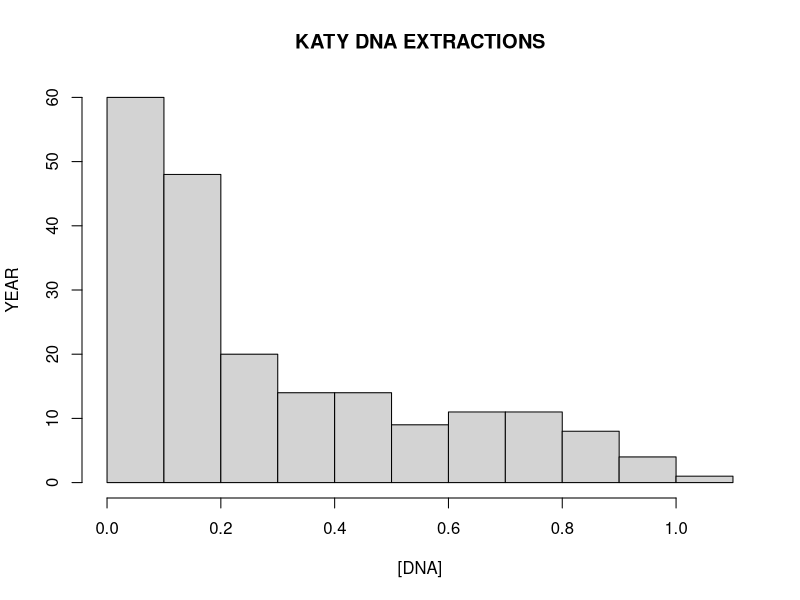
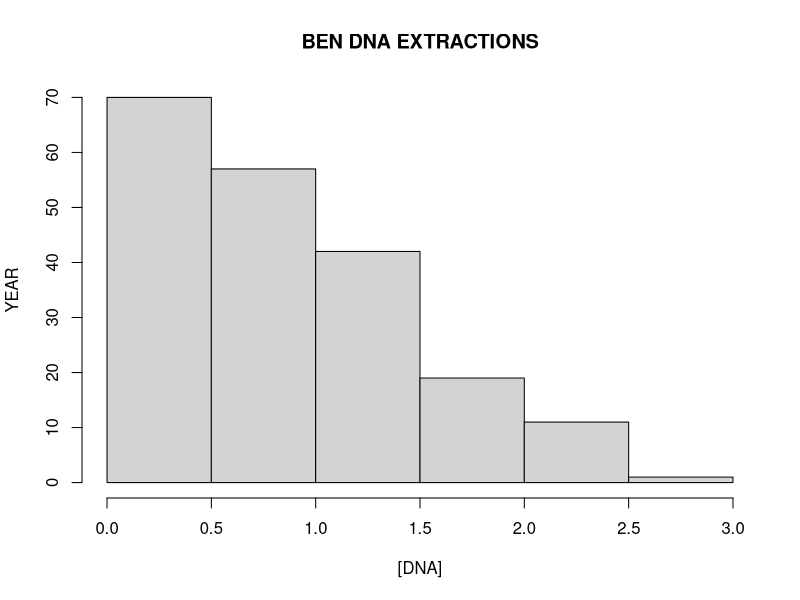
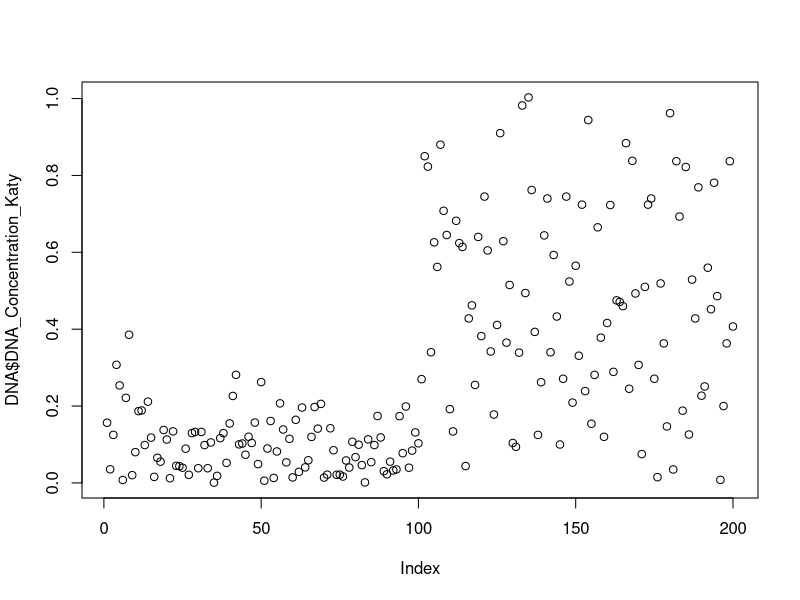
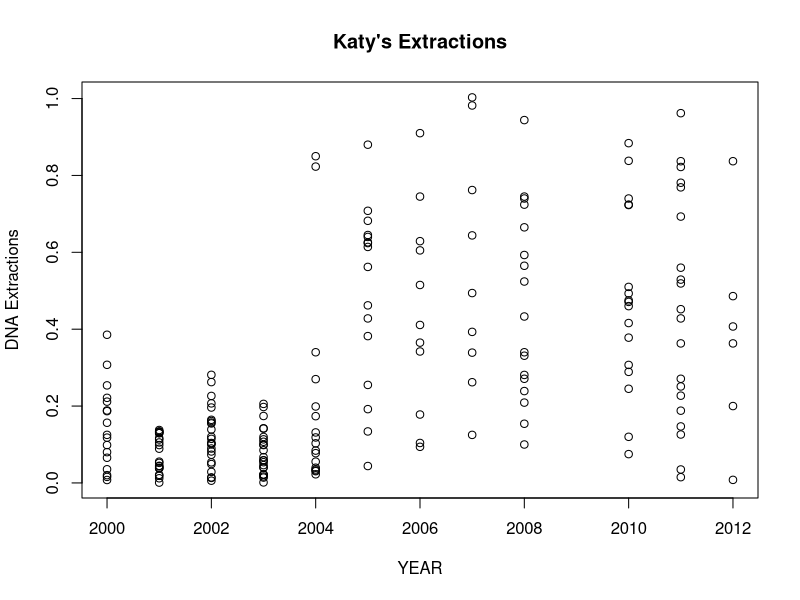
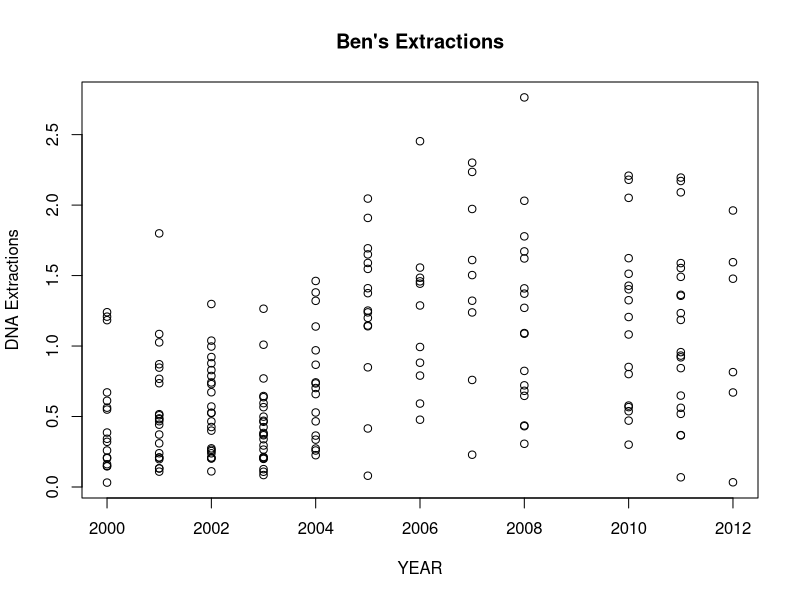
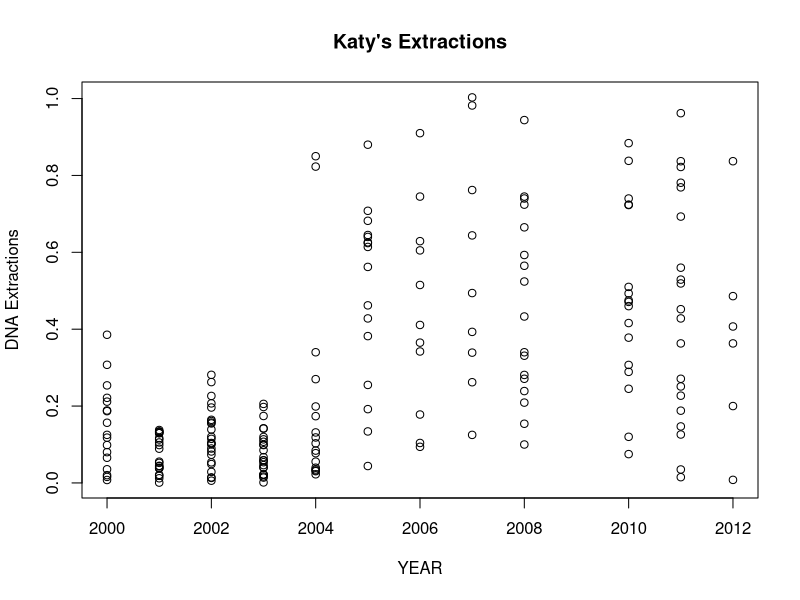

These figures' R source, in order: (Note: this script raises an error after producing the figures.)
DNA <- read.csv("DNA_Conc_by_Extraction_Date.csv")
DNA

DNA$DNA_Concentration_Katy

summary(DNA$DNA_Concentration_Katy)
summary(DNA$DNA_Concentration_Ben)


#Question 1
hist(DNA$DNA_Concentration_Katy, xlab = "[DNA]", ylab = "YEAR", main = "KATY DNA EXTRACTIONS")
hist(DNA$DNA_Concentration_Ben, xlab = "[DNA]", ylab = "YEAR", main = "BEN DNA EXTRACTIONS")


plot(DNA$DNA_Concentration_Katy)

#Question 2

Katy_plot<-plot(DNA$Year_Collected,DNA$DNA_Concentration_Katy, xlab = "YEAR", ylab = "DNA Extractions", main = "Katy's Extractions")

Ben_plot<-plot(DNA$Year_Collected,DNA$DNA_Concentration_Ben, xlab = "YEAR", ylab = "DNA Extractions", main = "Ben's Extractions")


#question 3
jpeg("Ashworth_Plot4.jpg")
plot(DNA$Year_Collected,DNA$DNA_Concentration_Katy, xlab = "YEAR", ylab = "DNA Extractions", main = "Katy's Extractions")

dev.off()

plot(Katy_plot, main = "Katy's Extractions", xlab = "YEAR", ylab = "DNA Extractions")

jpeg("Ashworth_Plot3.jpg")
plot(Ben_plot, main = "Ben's Extractions", xlab = "YEAR", ylab = "DNA Extractions")
dev.off()


#Question 4
plot(DNA$DNA_Concentration_Katy,DNA$DNA_Concentration_Ben)

Kbet <- DNA$

  
#Quesiton 5
  
 

Down <- DNA[DNA$Lab == "Downstairs",]

 plot(Down$Year_Collected,Down$DNA_Concentration_Ben)   
  
#HELP NOTES
 
 jpeg("../Data_Course_Ashworth/Class notes in R/testimage.jpg") #send everything after this line to a file and does not close until dev.off is seen####
#it is like opening a door and does not close until dev.off####
plot(nums, main = "My Title", xlab = "My axis label", ylab = "My other axis label")
dev.off()




plot(DNA$Katy)
?plot

plot(DNA$Katy, x="")


#plot(x = value, y = 1:length(name),...)